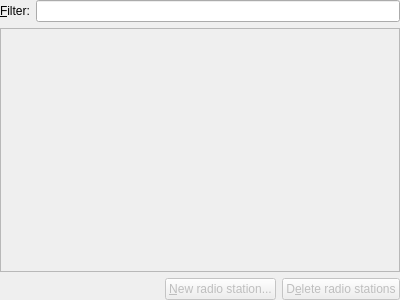
<ui version="4.0" >
 <class>RadioPanel</class>
 <widget class="QWidget" name="RadioPanel" >
  <property name="geometry" >
   <rect>
    <x>0</x>
    <y>0</y>
    <width>400</width>
    <height>300</height>
   </rect>
  </property>
  <property name="windowTitle" >
   <string/>
  </property>
  <layout class="QVBoxLayout" >
   <property name="spacing" >
    <number>6</number>
   </property>
   <property name="leftMargin" >
    <number>0</number>
   </property>
   <property name="topMargin" >
    <number>0</number>
   </property>
   <property name="rightMargin" >
    <number>0</number>
   </property>
   <property name="bottomMargin" >
    <number>0</number>
   </property>
   <item>
    <layout class="QHBoxLayout" >
     <property name="spacing" >
      <number>6</number>
     </property>
     <property name="leftMargin" >
      <number>0</number>
     </property>
     <property name="topMargin" >
      <number>0</number>
     </property>
     <property name="rightMargin" >
      <number>0</number>
     </property>
     <property name="bottomMargin" >
      <number>0</number>
     </property>
     <item>
      <widget class="QLabel" name="label_3" >
       <property name="text" >
        <string comment="Filter radio stations" >&amp;Filter:</string>
       </property>
       <property name="buddy" >
        <cstring>radioFilter</cstring>
       </property>
      </widget>
     </item>
     <item>
      <widget class="LineEdit" name="radioFilter" />
     </item>
    </layout>
   </item>
   <item>
    <widget class="RadioView" name="radioView" >
     <property name="enabled" >
      <bool>false</bool>
     </property>
     <property name="dragDropMode" >
      <enum>QAbstractItemView::DragOnly</enum>
     </property>
     <property name="selectionMode" >
      <enum>QAbstractItemView::ExtendedSelection</enum>
     </property>
     <property name="rootIsDecorated" >
      <bool>false</bool>
     </property>
     <property name="uniformRowHeights" >
      <bool>true</bool>
     </property>
     <property name="itemsExpandable" >
      <bool>false</bool>
     </property>
     <property name="sortingEnabled" >
      <bool>true</bool>
     </property>
     <property name="allColumnsShowFocus" >
      <bool>true</bool>
     </property>
    </widget>
   </item>
   <item>
    <layout class="QHBoxLayout" >
     <property name="spacing" >
      <number>6</number>
     </property>
     <property name="leftMargin" >
      <number>0</number>
     </property>
     <property name="topMargin" >
      <number>0</number>
     </property>
     <property name="rightMargin" >
      <number>0</number>
     </property>
     <property name="bottomMargin" >
      <number>0</number>
     </property>
     <item>
      <spacer>
       <property name="orientation" >
        <enum>Qt::Horizontal</enum>
       </property>
       <property name="sizeHint" >
        <size>
         <width>40</width>
         <height>20</height>
        </size>
       </property>
      </spacer>
     </item>
     <item>
      <widget class="QPushButton" name="newStationButton" >
       <property name="enabled" >
        <bool>false</bool>
       </property>
       <property name="toolTip" >
        <string>Add new radio station...</string>
       </property>
       <property name="text" >
        <string>&amp;New radio station...</string>
       </property>
      </widget>
     </item>
     <item>
      <widget class="QPushButton" name="deleteStationButton" >
       <property name="enabled" >
        <bool>false</bool>
       </property>
       <property name="toolTip" >
        <string>Delete selected radio stations</string>
       </property>
       <property name="text" >
        <string>D&amp;elete radio stations</string>
       </property>
      </widget>
     </item>
    </layout>
   </item>
  </layout>
 </widget>
 <customwidgets>
  <customwidget>
   <class>LineEdit</class>
   <extends>QLineEdit</extends>
   <header>lineedit.h</header>
  </customwidget>
  <customwidget>
   <class>RadioView</class>
   <extends>QTreeView</extends>
   <header>radioview.h</header>
  </customwidget>
 </customwidgets>
 <resources/>
 <connections/>
</ui>
